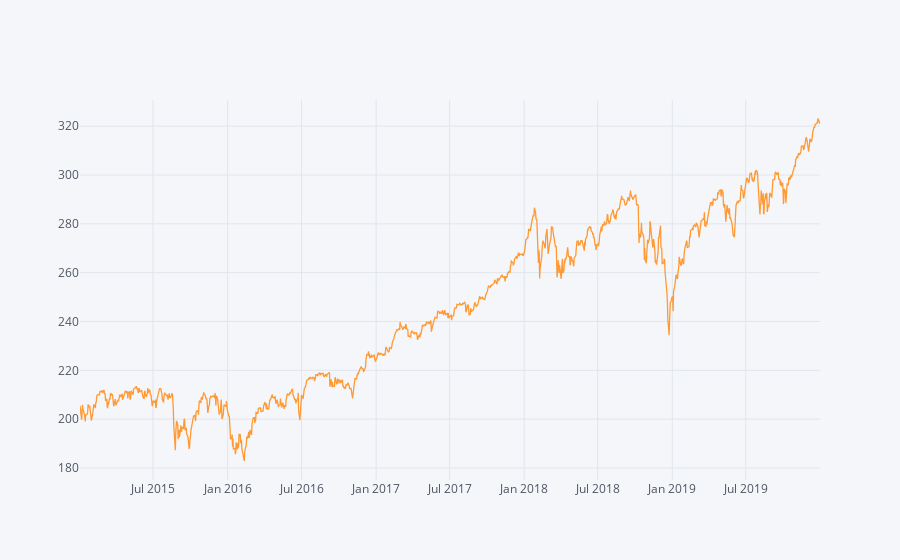

Notebook code for this chart:
### Code cell
spy['Close'].iplot(kind='line')

### Figure 1 — Plotly figure (JSON) as saved in the notebook; plotly's stock layout.template omitted (floating-point values rounded to 4 significant figures; data arrays with more than 128 entries replaced by an {"elided": "..."} marker saying what was removed)
{"data": [{"line": {"color": "rgba(255, 153, 51, 1.0)", "dash": "solid", "shape": "linear", "width": 1.3}, "mode": "lines", "name": "Close", "text": "", "type": "scatter", "x": {"elided": "1258 str values"}, "y": {"elided": "1258 float values"}}], "layout": {"legend": {"bgcolor": "#F5F6F9", "font": {"color": "#4D5663"}}, "paper_bgcolor": "#F5F6F9", "plot_bgcolor": "#F5F6F9", "title": {"font": {"color": "#4D5663"}}, "xaxis": {"gridcolor": "#E1E5ED", "showgrid": true, "tickfont": {"color": "#4D5663"}, "title": {"font": {"color": "#4D5663"}, "text": ""}, "zerolinecolor": "#E1E5ED"}, "yaxis": {"gridcolor": "#E1E5ED", "showgrid": true, "tickfont": {"color": "#4D5663"}, "title": {"font": {"color": "#4D5663"}, "text": ""}, "zerolinecolor": "#E1E5ED"}}}
